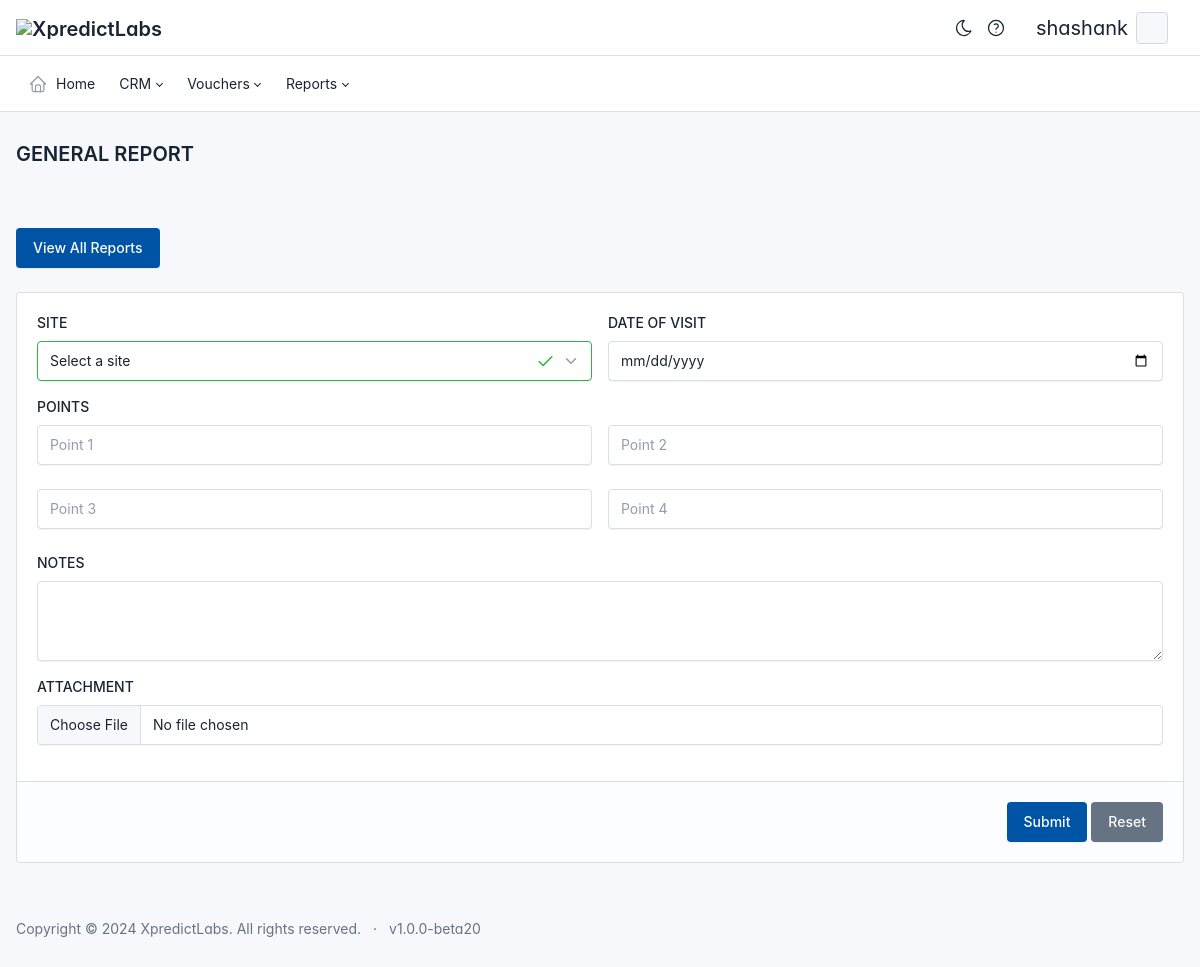
The app's page /view-reports/ (signed in) with its own data.
### app/models.py (models this page shows, shortened)
class UserProfile(models.Model):
    user = models.OneToOneField(User, on_delete=models.CASCADE)
    employee_id = models.CharField(max_length=10, unique=True, editable=False)
    zone = models.ForeignKey(Zone, on_delete=models.SET_NULL, null=True, blank=True, default=None)
    groups = models.ManyToManyField(Group, blank=True)
    email = models.EmailField(unique=True)  # Ensure unique email
    contact_number = models.CharField(max_length=15, default="0000000000")
    date_of_birth = models.DateField(default="2000-01-01")
    division = models.ForeignKey(Division, on_delete=models.SET_NULL, null=True, blank=True, default=None)
    target= models.ForeignKey(Target, on_delete=models.SET_NULL, null=True, blank=True)
    profile_picture = models.ImageField(upload_to="profile_pics/", default="profile_pics/default.jpg")

class CoreModule(models.Model):
    name = models.CharField(max_length=100, unique=True)  # Module name (e.g., "CRM")
    description = models.TextField(blank=True, null=True)  # Optional description
    is_active = models.BooleanField(default=True)  # Globally enable or disable this module
    slug = models.SlugField(unique=True, blank=True, null=True)  # Slug field for URL

### apage/views.py (the view, shortened to what this page needs)
# urls.py: path('view-reports/', views.generalreportsnew, name='generalreportsnew'),
@login_required
def generalreportsnew(request):
    sites = Site.objects.all()  # Get all available sites
    reports = GeneralReport.objects.all()
    return render(request, 'apage/generalreport.html', {'reports': reports, 'sites': sites})

### app/context_processors.py (called while the page is built)
def user_role(request):
    if request.user.is_authenticated:
        user = request.user
        groups = user.groups.values_list('name', flat=True)  # Get the names of groups
        group_name = groups[0] if groups else "No Role"  # Assuming one role per user
        print(f"role : ",user_role)
        return {
            'username': user.username,
            'user_role': group_name
        }
    return {}  # Empty context if user is not authenticated

def group_buttons(request):
    return {
        'group_buttons': GroupButton.objects.all()
    }

def modules_with_submodules(request):
    if not request.user.is_authenticated:
        return {}  # Return an empty context for unauthenticated users
    module_visibility, _ = ModuleVisibility.objects.get_or_create(user=request.user)
    enabled_modules = module_visibility.get_enabled_modules()
    submodule_visibility_map = {
        submodule.submodule_id: submodule.is_visible
        for submodule in request.user.submodule_visibility.all()
    }
    modules_with_submodules = {}
    for module in enabled_modules:
        visible_submodules = [
            submodule for submodule in module.submodules.all()
            if submodule.is_active and submodule_visibility_map.get(submodule.id, False)
        ]
        modules_with_submodules[module] = visible_submodules
    return {
        'modules_with_submodules': modules_with_submodules,
    }

### app/models.py (called while the page is built)
    def get_enabled_modules(self):
        return self.enabled_modules.all()

### website/context_processors.py (called while the page is built, shortened)
def pay_now_context(request):
    payment_details = None
    selected_user = None
    expenses = None
    total_amount_to_be_paid = None
    transaction_id = None
    from_date = None
    to_date = None
    selected_filter = None
    user_id = request.GET.get('user_id', None)
    return {
        'selected_user': selected_user,
        'expenses': expenses,
        'total_amount_to_be_paid': total_amount_to_be_paid,
        'transaction_id': transaction_id,
        'from_date': from_date,
        'to_date': to_date,
        'selected_filter': selected_filter,
        'payment_details': payment_details,
    }

### templates/apage/generalreport.html (shortened to what this page needs)
{% extends "base.html" %}
{% block content %}
<div class="page-header d-print-none">
  <div class="container-fluid">
    <div class="row g-2 align-items-center">
      <div class="col">
        <h2 class="page-title ">GENERAL REPORT</h2>
      </div>
    </div>
  </div>
</div>
<div class="container-fluid mt-5">
  <div class="page-body">
    <div class="row row-cards mb-4">
      <div class="col-md-3 mr-3">
        <a href="{% url 'generalreport' %}" class="btn btn-primary">View All Reports</a>
      </div>
    </div>
    <div class="row row-cards">
      <div class="col-12">
        <form action="{% url 'generalreportsnew' %}" method="POST" class="card" enctype="multipart/form-data">
          <div class="card-body">
            <div class="mb-3 row g-3">
              <div class="col-md-6">
                <label for="site" class="form-label">SITE</label>
                <select id="site" name="site" class="form-select is-valid" required>
                  <option value="" disabled selected>Select a site</option>
                </select>
              </div>
              <div class="col-md-6">
                <label for="date-of-visit" class="form-label">DATE OF VISIT</label>
                <input type="date" id="date-of-visit" name="date_of_visit" class="form-control" required>
              </div>
            </div>
            <div class="mb-3">
              <label class="form-label">POINTS</label>
              <div class="row g-3">
                <div class="col-md-6">
                  <input type="text" class="form-control mb-2" name="point1" placeholder="Point 1">
                </div>
                <div class="col-md-6">
                  <input type="text" class="form-control mb-2" name="point2" placeholder="Point 2">
                </div>
                <div class="col-md-6">
                  <input type="text" class="form-control mb-2" name="point3" placeholder="Point 3">
                </div>
                <div class="col-md-6">
                  <input type="text" class="form-control mb-2" name="point4" placeholder="Point 4">
                </div>
              </div>
            </div>
            <div class="mb-3">
              <label for="notes" class="form-label">NOTES</label>
              <textarea id="notes" name="notes" class="form-control" rows="3"></textarea>
            </div>
            <div class="mb-3">
              <label for="attachment" class="form-label">ATTACHMENT</label>
              <input type="file" id="attachment" name="attachment" class="form-control">
            </div>
          </div>
          <div class="card-footer text-end">
            <button type="submit" class="btn btn-primary">Submit</button>
            <button type="reset" class="btn btn-secondary">Reset</button>
          </div>
        </form>
      </div>
    </div>
  </div>
</div>
{% endblock %}

### templates/base.html (shortened to what this page needs)
<!doctype html>
{% load static %}
<html lang="en">
<head>
	{% load static %}
	<link href="{% static 'css/tabler.min.css' %}" rel="stylesheet" />
	<link href="{% static 'css/tabler-flags.min.css' %}" rel="stylesheet" />
	<link href="{% static 'css/tabler-payments.min.css' %}" rel="stylesheet" />
	<link href="{% static 'css/tabler-vendors.min.css' %}" rel="stylesheet" />
	<link href="{% static 'css/extra.css' %}" rel="stylesheet" />
	<link href="{% static 'css/demo.min.css' %}" rel="stylesheet" />
	<link rel="stylesheet" href="https://cdn.datatables.net/2.1.8/css/dataTables.dataTables.css" />
	<link href="https://cdnjs.cloudflare.com/ajax/libs/select2/4.0.13/css/select2.min.css" rel="stylesheet" />
</head>
<body>
	<div class="page">
		<header class="navbar navbar-expand-md d-print-none">
			<div class="container-fluid">
				<h1 class="navbar-brand navbar-brand-autodark d-none-navbar-horizontal pe-0 pe-md-3">
					<a href="{% url 'home' %}">
						<img src="{% static 'xlogo.png' %}" width="110" height="32" alt="XpredictLabs"
							class="navbar-brand-image">
					</a>
				</h1>
				<div class="navbar-nav flex-row order-md-last">
					<div class=" d-flex">
						<a href="?theme=dark" class="nav-link px-0 hide-theme-dark" title="Enable dark mode"
							data-bs-toggle="tooltip" data-bs-placement="bottom">
						</a>
						<div class="nav-item dropdown d-flex me-3">
							<a href="#" class="nav-link px-0" data-bs-toggle="dropdown" aria-expanded="false" title="Help & Manuals">
							</a>
						</div>
						<div class="nav-item dropdown d-flex me-3">
							{% if user.is_authenticated %}
							<div class="nav-item dropdown ">
								<a href="#" class="nav-link d-flex lh-1 text-reset p-0" data-bs-toggle="dropdown"
									aria-label="Open user menu">
									<div class=" d-sm-block ps-2 me-2">
											<div class="fs-2">{{ user.username }} </div>
									</div>
									<span class="avatar avatar-sm"
      										style="background-image: url('{{ user.userprofile.profile_picture.url }}')">
									</span>
								</a>
							</div>
							{% else %}
							<div class="nav-item">
								<a class="nav-link text-white" href="{% url 'login' %}">Login</a>
							</div>
							{% endif %}
						</div>
					</div>
				</div>
			</div>
		</header>
		<header class="navbar-expand-md">
			<div class="collapse navbar-collapse" id="navbar-menu">
				<div class="navbar">
					<div class="container-fluid">
						<ul class="navbar-nav">
							<li class="nav-item">
								<a class="nav-link" href="{% url 'home' %}">
									<span class="nav-link-icon d-md-none d-lg-inline-block">
									</span>
									<span class="nav-link-title">
										Home
									</span>
								</a>
							</li>
									{% for module, visible_submodules in modules_with_submodules.items %}
									<li class="nav-item dropdown">
										<a class="nav-link dropdown-toggle" href="#" id="dropdown-{{ module.id }}"
											role="button" data-bs-toggle="dropdown" aria-haspopup="true"
											aria-expanded="false">
											{{ module.name }}
										</a>
									</li>
									{% endfor %}
						</ul>
					</div>
				</div>
			</div>
		</header>
		<div class="page-wrapper">
			{% block content %}{% endblock content %}
			<footer class="footer footer-transparent d-print-none">
				<div class="container-fluid">
					<div class="row text-center align-items-center flex-row">
						<div class="col-12 col-lg-auto mt-3 mt-lg-0">
							<ul class="list-inline list-inline-dots mb-0">
								<li class="list-inline-item">
									Copyright &copy; 2024
									<a href="https://xpredictlabs.com/" class="link-secondary"> XpredictLabs</a>.
									All rights reserved.
								</li>
								<li class="list-inline-item">
									v1.0.0-beta20
								</li>
							</ul>
						</div>
					</div>
				</div>
			</footer>
		</div>
	</div>
    <link href="https://cdn.jsdelivr.net/npm/select2@4.0.13/dist/css/select2.min.css" rel="stylesheet">
</body>
</html>

### templates/base.html (style rules this page uses)
:root { --tblr-font-sans-serif: 'Inter Var', -apple-system, BlinkMacSystemFont, San Francisco, Segoe UI, Roboto, Helvetica Neue, sans-serif; }
body { font-feature-settings: "cv03", "cv04", "cv11"; }

### records on screen
CoreModule: name "CRM"
CoreModule: name "Vouchers"
CoreModule: name "Reports"

### other values on screen
{{ user.username }} "shashank"
